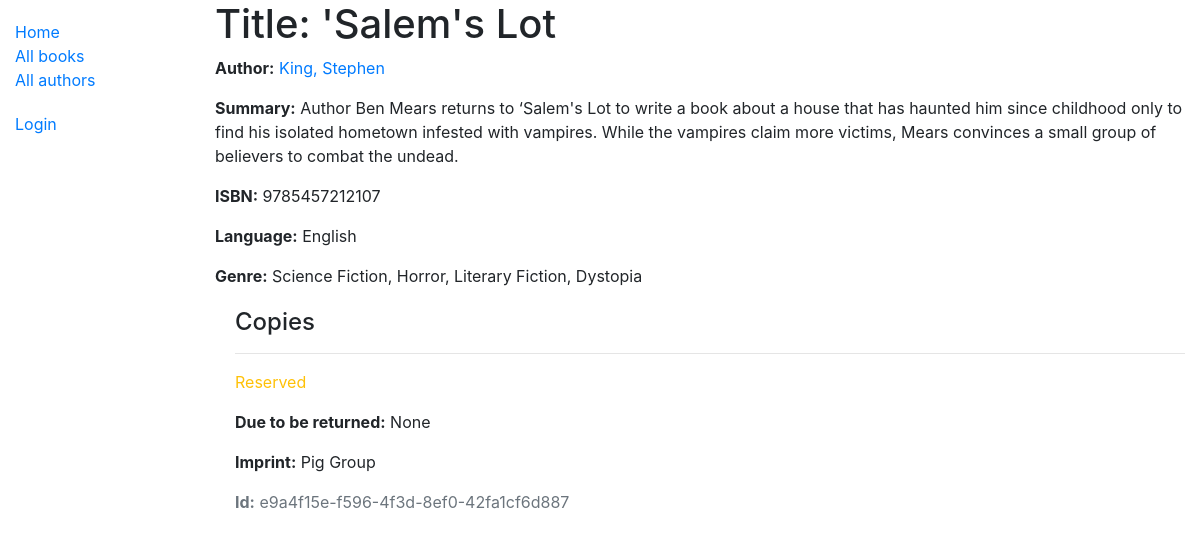
The app's page /catalog/book/4 with its own data.
### catalog/models.py (models this page shows, shortened)
class Book(models.Model):
    title = models.CharField(max_length=200)
    author = models.ForeignKey('Author', on_delete=models.SET_NULL, null=True)
    summary = models.TextField(max_length=1000, help_text="Enter a brief description of the book")
    isbn = models.CharField('ISBN', max_length=13,
                            help_text='13 Character <a href="https://www.isbn-international.org/content/what-isbn'
                                      '">ISBN number</a>')
    genre = models.ManyToManyField(Genre, help_text="Select a genre for this book")
    language = models.ForeignKey('Language', on_delete=models.SET_NULL, null=True,)
    def display_language(self):
        return self.language
    display_language.short_description = 'Language'
    def display_genre(self):
        """Creates a string for the Genre. This is required to display genre in Admin."""
        return ', '.join([genre.name for genre in self.genre.all()[:3]])
    display_genre.short_description = 'Genre'

class Author(models.Model):
    first_name = models.CharField(max_length=100)
    last_name = models.CharField(max_length=100)
    date_of_birth = models.DateField(null=True, blank=True)
    date_of_death = models.DateField('died', null=True, blank=True)
    class Meta:
        ordering = ['last_name', 'first_name']
    def __str__(self):
        return f'{self.last_name}, {self.first_name}'

class Language(models.Model):
    name = models.CharField(max_length=200, help_text="Enter book's natural language")
    def __str__(self):
        return self.name

class Genre(models.Model):
    name = models.CharField(
        max_length=200,
        help_text="Enter a book genre (e.g. Science Fiction, French Poetry etc.)"
        )
    def __str__(self):
        return self.name

class BookInstance(models.Model):
    id = models.UUIDField(primary_key=True, default=uuid.uuid4,
                          help_text="Unique ID for this particular book across whole library")
    book = models.ForeignKey('Book', on_delete=models.SET_NULL, null=True)
    imprint = models.CharField(max_length=200)
    due_back = models.DateField(null=True, blank=True)
    borrower = models.ForeignKey(User, on_delete=models.SET_NULL, null=True, blank=True)
    LOAN_STATUS = (
        ('d', 'Maintenance'),
        ('o', 'On loan'),
        ('a', 'Available'),
        ('r', 'Reserved'),
    )
    status = models.CharField(
        max_length=1,
        choices=LOAN_STATUS,
        blank=True,
        default='d',
        help_text='Book availability'
        )
    class Meta:
        ordering = ['due_back']
        permissions = (("can_mark_returned", "Set book as returned"),)

### catalog/views.py (the view)
# urls.py: path('book/<int:pk>', views.BookDetailView.as_view(), name='book-detail'),
class BookDetailView(generic.DetailView):
    model = Book

### catalog/templates/catalog/book_detail.html
{% extends "base_generic.html" %}
{% block content %}
  <h1>Title: {{ book.title }}</h1>
  <p><strong>Author:</strong> <a href="{% url 'author-detail' book.author.pk %}">{{ book.author }}</a></p>
  <p><strong>Summary:</strong> {{ book.summary }}</p>
  <p><strong>ISBN:</strong> {{ book.isbn }}</p>
  <p><strong>Language:</strong> {{ book.language }}</p>
  <p><strong>Genre:</strong> {% for genre in book.genre.all %} {{ genre }}{% if not forloop.last %}, {% endif %}{% endfor %}</p>
  <div style="margin-left:20px;margin-top:20px">
    <h4>Copies</h4>
    {% for copy in book.bookinstance_set.all %}
      <hr>
      <p class="{% if copy.status == 'a' %}text-success{% elif copy.status == 'm' %}text-danger{% else %}text-warning{% endif %}">{{ copy.get_status_display }}</p>
      {% if copy.status != 'a' %}
        <p><strong>Due to be returned:</strong> {{copy.due_back}}</p>
      {% endif %}
      <p><strong>Imprint:</strong> {{copy.imprint}}</p>
      <p class="text-muted"><strong>Id:</strong> {{copy.id}}</p>
    {% endfor %}
  </div>
{% endblock %}

### records on screen
Book: title "'Salem's Lot", author "King, Stephen", summary "Author Ben Mears returns to ‘Salem's Lot to write a book about a house that has haunted him since childhood only to find his isolated hometown infested with vampires. While the vampires claim more victims, Mears convinces a small group of believers to combat the undead.", isbn "9785457212107", language "English"
Genre: name "Science Fiction"
Genre: name "Horror"
Genre: name "Literary Fiction"
Genre: name "Dystopia"
BookInstance: status "Reserved", due_back "None", imprint "Pig Group", id "e9a4f15e-f596-4f3d-8ef0-42fa1cf6d887"
